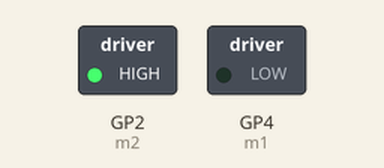
A program run on a simulated Raspberry Pi Pico running MicroPython. Parts: switched loads named in the program (green lamp = pin HIGH). At 3.0 s the program stops and its outputs stay as they are.

Above: at 0.1 s.
At 2.1 s:
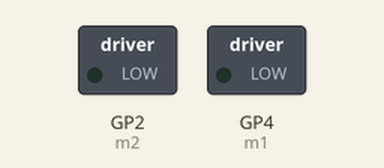
At 3.1 s:
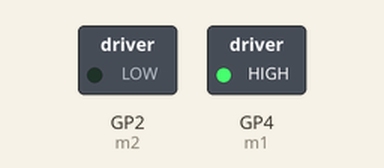
Timing chart, 0 to 4.5 s (numbered marks = the images above):
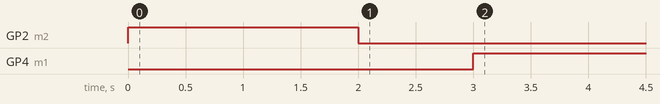

Measured:
- by itself, GP2 (m2): LOW → HIGH at 0.00 s, → LOW 2.0 s later
- by itself, GP4 (m1): LOW → HIGH at 3.0 s

The program:

polulu_4733_motor.py
```python
#This is a comment!  Does not get interpreted by python.

#polulu_4733_motor.py see circuit for this driver online at polulu.com

from machine import Pin  #this library has classes and functions that deal with microcontrollers.
import time		#library to handle time functions.


m1 = Pin(4, Pin.OUT)
m2 = Pin(2, Pin.OUT)

m1.off()
m2.on()
time.sleep(2)
m2.off()
time.sleep(1)
m1.on()
```
